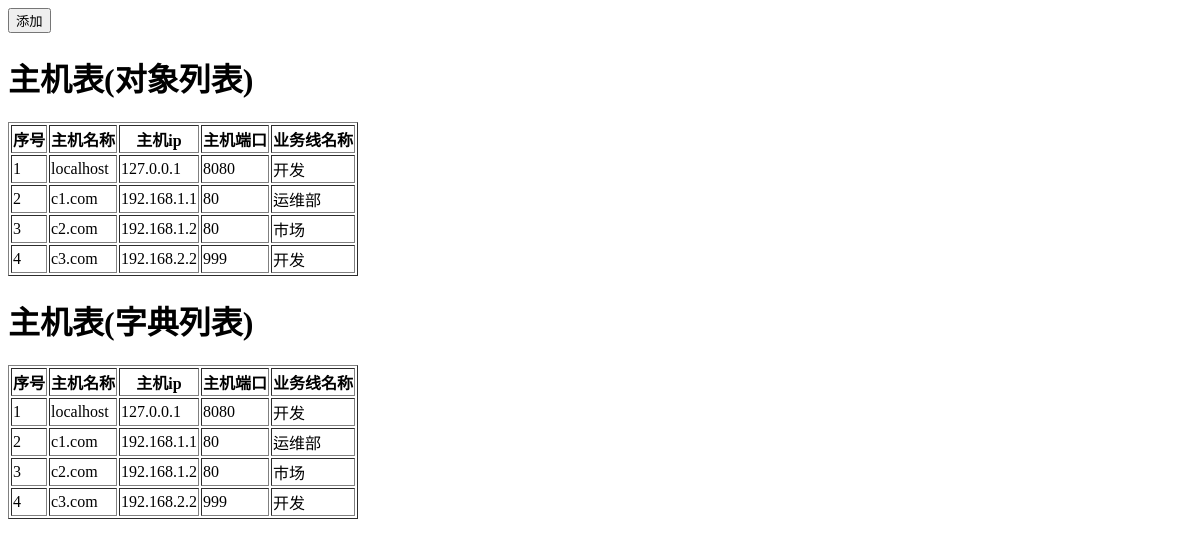
The page /host on the database as committed earlier.
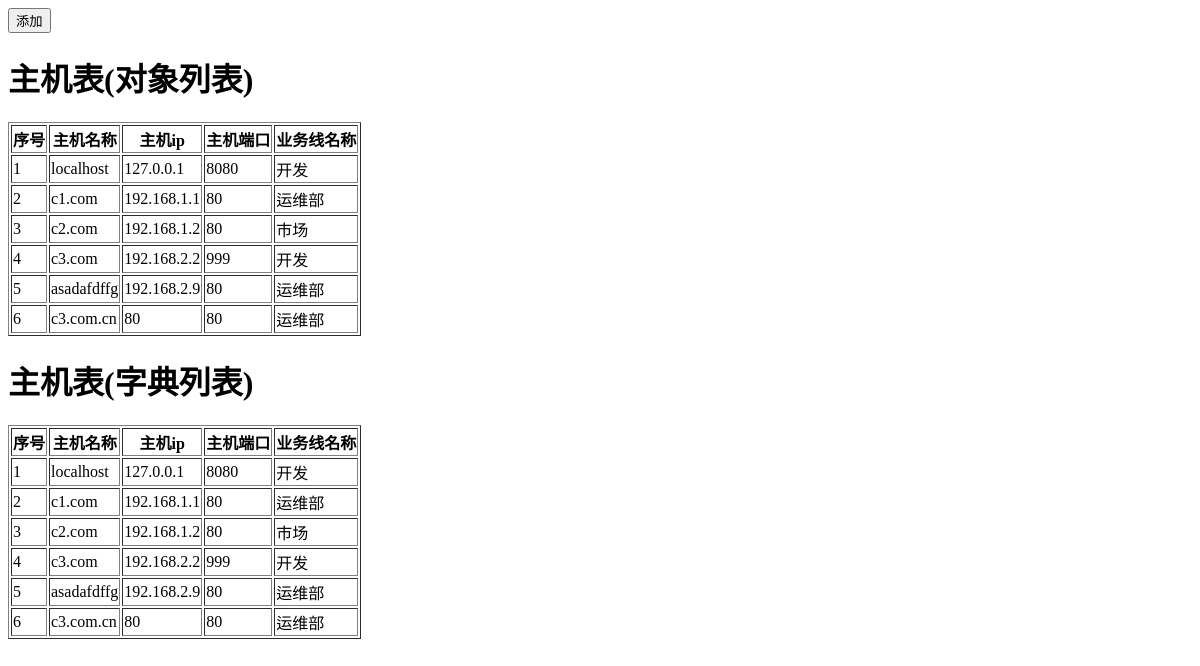
The same page on the database as committed later.
### app01/models.py (models this page shows)
class Host(models.Model):
    nid = models.AutoField(primary_key=True)
    hostname = models.CharField(max_length=32, db_index=True)
    ip = models.GenericIPAddressField(protocol='both', db_index=True)
    port = models.IntegerField()
    business = models.ForeignKey(to='Business', to_field='id')

class Business(models.Model):
    caption = models.CharField(max_length=32)
    english = models.CharField(max_length=32, null=True)

### app01/views.py (the view, shortened to what this page needs)
# urls.py: url(r'^host$', views.host),
def host(request):
    if request.method == 'GET':
        hosts1 = models.Host.objects.all()
        hosts2 = models.Host.objects.filter(nid__gt=0).values('nid', 'ip', 'hostname', 'port', 'business_id',
                                                              'business__caption')
        businesses1 = models.Business.objects.all()
        return render(request, 'host.html', {'hosts1': hosts1, 'hosts2': hosts2, 'businesses': businesses1})

### templates/host.html (shortened to what this page needs)
<!DOCTYPE html>
<html lang="en">
<head>
</head>
<body>
    <div>
        <input id="add-host" type="button" value="添加">
    </div>
    <h1>主机表(对象列表)</h1>
    <table border="1">
        <thead>
            <th>序号</th>
            <th>主机名称</th>
            <th>主机ip</th>
            <th>主机端口</th>
            <th>业务线名称</th>
        </thead>
        <tbody>
                {% for host in hosts1 %}
                    <tr host-id="{{host.nid}}" buniness-id="{{host.business.id}}">
                        <td>{{ forloop.counter }}</td>
                        <td>{{ host.hostname }}</td>
                        <td>{{ host.ip }}</td>
                        <td>{{ host.port }}</td>
                        <td>{{ host.business.caption }}</td>
                    </tr>
                {% endfor %}
        </tbody>
    </table>
    <h1>主机表(字典列表)</h1>
    <table border="1">
        <thead>
            <th>序号</th>
            <th>主机名称</th>
            <th>主机ip</th>
            <th>主机端口</th>
            <th>业务线名称</th>
        </thead>
        <tbody>
            {% for host in hosts2 %}
                <tr host-id="{{host.nid}}" buniness-id="{{host.business_id}}">
                    <td>{{ forloop.counter }}</td>
                    <td>{{ host.hostname }}</td>
                    <td>{{ host.ip }}</td>
                    <td>{{ host.port }}</td>
                    <td>{{ host.business__caption }}</td>
                </tr>
            {% endfor %}
        </tbody>
    </table>
</body>
</html>

Rows that differ between the two databases and show on the page:
added Host: hostname "asadafdffg", ip "192.168.2.9", port "80", business.caption "运维部", business__caption "运维部"
added Host: hostname "c3.com.cn", ip "80", port "80", business.caption "运维部", business__caption "运维部"
